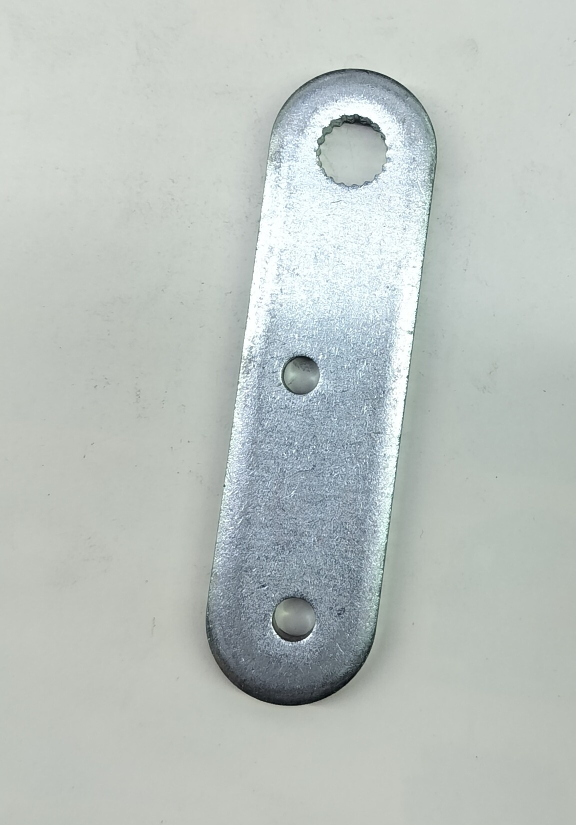
#> input picture grounding/references/parts/bracket/defects/incomplete_embossing/IMG20260824164116.jpg, 1151 x 1650 px, given in place of IMG20260824163907_640.png, which was not available (shown at 1/2 size)
$ python run_rotation_render.py
#> lines starting #> are read from the running program, lines starting #| are printed output that depends on the picture
### grounded_inspector/renderer.py
"""Draw defect annotations from a verdict onto the input image.

Reproduces QMSInspector's marking style so GroundedInspector output looks the
same:
  * the defect region is SEGMENTED to hug the actual defect pixels inside the
    box (rust colour threshold for corrosion, edge/Canny for geometry defects),
    falling back to the plain box when no method applies or segmentation fails;
    dark defects (dark_mark / dark_spot) are drawn as a plain tight box only -
    never an organic polygon;
  * a 30% translucent colour FILL over that region;
  * a high-contrast triple-stroke LOCATOR outline (black halo -> white ->
    colour) around it, thicker for the primary (highest-severity) defect;
  * a dark label chip with white text.
The segmentation/marking here mirrors QMSInspector/inspector/renderer.py. It is a
rendering concern only: the engine (me today, the Anthropic API later) supplies
the verdict geometry; this module draws it. cv2 is optional - without it the
renderer degrades to plain filled boxes.
"""
from __future__ import annotations

import os
from typing import Optional

import numpy as np
from PIL import Image, ImageDraw, ImageFont, ImageOps

from . import loader as C

try:  # cv2 powers the QMS-style segmentation + translucent fill; optional.
    import cv2
except Exception:  # noqa
    cv2 = None

# Per-category segmentation method (QMS decides this by defect type at draw time).
# Values map to _segment_defect(); anything absent draws as a plain filled box.
_SEG_BY_CATEGORY = {
    "corrosion": "rust",
    # Dark defects (dark_mark / dark_spot) draw as a plain tight BOX, never an organic
    # segmented polygon (user requirement: no polygon for dark marks).
    "dent": "edge",
    "edge_chip": "edge",
    "missing_punch": "edge",
    "out_of_round": "edge",
    # QMS traces the serration hole (a circle). Embossing defects draw as a plain
    # bounding box only (no inner character segmentation).
    "serration_missing": "circle",
}
_FILL_ALPHA = 0.30  # QMS blends the colour overlay at 30%.


_STATUS_COLOR = {  # RGB
    "DEFECT": (239, 68, 68),
    "OK": (34, 197, 94),
    "NEEDS_REVIEW": (245, 158, 11),
}


def _catalog_colors() -> dict:
    """category(lower) -> RGB from global catalog + all part configs (BGR stored)."""
    colors = {}
    cat = C.load_global_catalog()
    for name, spec in cat.get("defects", {}).items():
        bgr = spec.get("color")
        if bgr:
            colors[name.lower()] = (bgr[2], bgr[1], bgr[0])
    for part in C.list_parts():
        for name, spec in (part.get("defects", {}) or {}).items():
            bgr = spec.get("color")
            if bgr:
                colors[name.lower()] = (bgr[2], bgr[1], bgr[0])
    return colors


# [60 lines left out: functions _font, _text_size, _text_box, _focus_color, _catalog_display_names, not called in this run]


_DISPLAY_CACHE = None


# [218 lines left out: functions _display_name, _confidence_pct, _defect_label, _bbox_px, _segment_defect, _focus_outline_cv and 3 more, not called in this run]


def _rects_overlap(a, b):
    return not (a[2] <= b[0] or a[0] >= b[2] or a[3] <= b[1] or a[1] >= b[3])


# [182 lines left out: functions _place_label, _draw_label, _qms_ml_label, _draw_qms_ml_chip, _tighten_to_part, _draw_instance_frame, not called in this run]


# --- Verdict safety-net guards (catch a fabricated / hallucinated box before drawing) ---
_OFFPART_MIN_OVERLAP = 0.50   # a box overlapping the part silhouette by less than this is off-part
_MERGE_GAP = 0.05             # normalized max gap between same-category boxes that collapse into one
_MIN_ACTIONABLE_AREA = 0.0004  # normalized area; a lone box smaller than this is a non-actionable speck
# [200 lines left out: functions _part_mask_full, _box_gap, _box_union, _merge_same_category, _clip_bbox_to_part, _sanitize_region_defects, not called in this run]


def render_annotated(image_path: str, verdict: dict, out_path: Optional[str] = None) -> str:
    out_path = out_path or os.path.join(os.path.dirname(image_path), "annotated.png")
    img = Image.open(image_path)
    img = ImageOps.exif_transpose(img).convert("RGB")  # honor camera orientation
    W, H = img.size
    colors = _catalog_colors()
    fscale = max(14, int(min(W, H) * 0.028))
    font = _font(fscale)

    # Collect defect regions. Category-specific segmentation is applied during drawing.
    instances = verdict.get("instances")
    if isinstance(instances, list):
        order = {"DEFECT": 0, "NEEDS_REVIEW": 1, "OK": 2}
        results = [i.get("result", "NEEDS_REVIEW") for i in instances]
        result = min(results, key=lambda r: order.get(r, 3)) if results else "NEEDS_REVIEW"
        groups = [inst.get("defects", []) for inst in instances]
    else:
        result = verdict.get("result", "NEEDS_REVIEW")
        instances = None
        groups = [verdict.get("defects", [])]

    # --- Phase 1: segmentation fills + outlines on a numpy array (cv2) ---------
    arr = np.ascontiguousarray(np.array(img))  # RGB uint8
    base = arr.copy()  # clean pixels for part-silhouette tightening
    # Safety-net verdict cleanup (also catches an API hallucination): drop off-part
    # boxes, merge same-category near boxes, drop lone sub-actionable specks. If a
    # group's boxes are ALL dropped, don't silently pass it - downgrade to review.
    part_mask = _part_mask_full(base, W, H)
    cleaned = []
    for defs in groups:
        had_boxes = bool(defs)
        kept, changed = _sanitize_region_defects(defs, part_mask, base, W, H)
        if changed and had_boxes and not kept \
                and result == "DEFECT":
            result = "NEEDS_REVIEW"
        cleaned.append(kept)
    groups = cleaned
    label_jobs = []  # (anchor, label, col, font)
    # primary = highest-severity defect within each group
    group_primary = [max(defs, key=lambda d: d.get("severity", 0), default=None)
                     for defs in groups]
    # per-instance tight part box (px): shrink a loose instance_bbox to the actual
    # part silhouette so the frame hugs the part and marks scale to it. None when
    # single-part / no instance / the part fills the frame (no frame drawn).
    inst_list = instances if instances is not None else [None] * len(groups)
    inst_boxes = []
    for inst in inst_list:
        if inst is None:
            inst_boxes.append(None)
            continue
        bb = inst.get("instance_bbox")
        if not (isinstance(bb, list) and len(bb) == 4):
            inst_boxes.append(None)
            continue
        x, y, w, h = bb
        if w >= 0.9 and h >= 0.9:  # part fills the photo -> no sub-region frame
            inst_boxes.append(None)
            continue
        px = (int(x * W), int(y * H), int((x + w) * W), int((y + h) * H))
        inst_boxes.append(_tighten_to_part(base, px))
    # mark styling scaled to the tightened part box (fallback to instance style)
    group_style = []
    for gi in range(len(groups)):
        if inst_boxes[gi] is not None:
            bx0, by0, bx1, by1 = inst_boxes[gi]
            side = max(1.0, min(bx1 - bx0, by1 - by0))
            group_style.append(_instance_style_side(side, W, H))
        else:
            group_style.append(_instance_style(inst_list[gi], W, H))
    if cv2 is not None:
        # multiple parts in this one image -> thin bounding boxes only; a single
        # part -> full QMS inner marking (contour + fill) + box.
        multi_part = instances is not None and len(instances) > 1
        overlay = arr.copy()
        for gi, defects in enumerate(groups):
            fnt, thick, _scale = group_style[gi]
            for d in defects:
                job = _fill_and_outline(arr, overlay, d, W, H, colors,
                                        d is group_primary[gi], thick,
                                        multi_part=multi_part)
                if job:
                    anchor, label, col, rrect = job
                    label_jobs.append((anchor, label, col, fnt, rrect))
        cv2.addWeighted(overlay, _FILL_ALPHA, arr, 1 - _FILL_ALPHA, 0, arr)
        img = Image.fromarray(arr)

    draw = ImageDraw.Draw(img)

    # --- Phase 2: PIL labels and instance frames --------------------
    # Draw instance name chips FIRST and record their rects, so region/line defect
    # labels drawn afterwards can dodge them and never get painted over (the cup's
    # "Edge Chip" category label used to hide behind the "Bearing Cup" name chip).
    occupied = []
    for gi in range(len(groups)):
        fnt, _thick, _scale = group_style[gi]
        if instances is not None and inst_boxes[gi] is not None:
            rect = _draw_instance_frame(draw, instances[gi], inst_boxes[gi], W, H, fnt)
            if rect:
                occupied.append(rect)

    if cv2 is not None:
        # Every defect region is a keep-clear zone: seed occupied with ALL defect
        # rects first so no label is painted over a mark (its own or a neighbour's).
        for _a, _l, _c, _f, rrect in label_jobs:
            occupied.append(rrect)
        for anchor, label, col, fnt, _rrect in label_jobs:
            _draw_label(draw, anchor, label, col, fnt, W, H, occupied)

    # All configured defects are region annotations; category-specific segmentation
    # is handled by _SEG_BY_CATEGORY above.
    if cv2 is None:
        for gi, defects in enumerate(groups):
            fnt, _thick, _scale = group_style[gi]
            for d in defects:
                _fallback_box(draw, d, W, H, colors, fnt)

    # QMS marks a clean part with a green border + banner (defect frames carry no
    # extra chrome - only the defect marks/labels themselves).
    if result == "OK":
        gcol = _STATUS_COLOR["OK"]
        draw.rectangle([0, 0, W - 1, H - 1], outline=gcol, width=max(6, int(min(W, H) * 0.01)))
        rf = _font(max(14, int(min(W, H) * 0.03)))
        label = "OK - no defect"
        tw, th = _text_size(draw, label, rf)
        draw.rectangle([8, 8, 8 + tw + 16, 8 + th + 12], fill=gcol)
        draw.text((16, 14), label, fill=(255, 255, 255), font=rf)

    img.save(out_path)
    return out_path


# [12 lines left out: function _fallback_box, not called in this run]

### grounded_inspector/loader.py
"""Configuration loading and resolution for the grounding schema."""
from __future__ import annotations
import glob, json, os
from typing import Dict, List, Optional

ROOT = os.path.dirname(os.path.dirname(os.path.abspath(__file__)))
GROUNDING_DIR = os.path.join(ROOT, "grounding")
PARTS_DIR = os.path.join(GROUNDING_DIR, "parts")
_IMG_EXTS = ("*.jpg", "*.jpeg", "*.png", "*.JPG", "*.JPEG", "*.PNG")


def _read_json(path: str) -> dict:
    with open(path, "r", encoding="utf-8") as fh:
        return json.load(fh)


def load_global_catalog() -> dict:
    return _read_json(os.path.join(GROUNDING_DIR, "defects.json"))


def list_parts() -> List[dict]:
    return [_read_json(p) for p in sorted(glob.glob(os.path.join(PARTS_DIR, "*.json")))]


def _norm(s: str) -> str:
    return (s or "").strip().lower().replace(" ", "_")


# [9 lines left out: function load_part, not called in this run]


def _abs(rel: str) -> str:
    return rel if os.path.isabs(rel) else os.path.join(ROOT, rel)


# [42 lines left out: functions _images_in, pair_exemplars, not called in this run]


def _normalize_decision(spec: dict) -> dict:
    return dict(spec.get("decision") or {})


# [51 lines left out: functions resolve_defects, golden_images, not called in this run]

### test/rotation-test/run_rotation_render.py
from pathlib import Path
from PIL import Image, ImageOps
import shutil
import sys

sys.path.insert(0, str(Path(r'c:\workspace-ai\GroundedInspector').resolve()))
from grounded_inspector import renderer

base = Path(r'c:\workspace-ai\images_640\bracket')
out = base / 'rotation_test'
if out.exists():
    shutil.rmtree(out)
out.mkdir(parents=True, exist_ok=True)

# Anatomy-anchored boxes for the rotated test set. These are not guessed from image
# frame coordinates: they are placed by bracket geometry (largest hole, strap edge,
# VA zone) after the part has been rotated, matching the bundle rules in
# grounding/parts/bracket.json.
manually_tuned = {
    # serration_missing: largest hole, upper-right after 143deg rotation
    'IMG20260824163907_640_rot143.png': (0.595, 0.305, 0.09, 0.09),
    # dark_spot: dark smudge on the top strap edge between the middle and right holes
    'IMG20260824164818_640_mirror.png': (0.50, 0.35, 0.13, 0.09),
    # dark_mark: near-black blotch just below-right of the serrated (left) hole
    'IMG20260824165152_640_rot68.png': (0.30, 0.44, 0.09, 0.09),
    # incomplete_embossing: VA zone between the middle hole and the left plain hole
    'IMG20260824164116_640_rot291.png': (0.38, 0.51, 0.10, 0.08),
}

jobs = [
    ('IMG20260824163907_640.png', 143, 'IMG20260824163907_640_rot143.png', 'serration_missing'),
    ('IMG20260824164818_640.png', None, 'IMG20260824164818_640_mirror.png', 'dark_spot', 'mirror'),
    ('IMG20260824165152_640.png', 68, 'IMG20260824165152_640_rot68.png', 'dark_mark'),
    ('IMG20260824164116_640.png', 291, 'IMG20260824164116_640_rot291.png', 'incomplete_embossing'),
]

for job in jobs:
    src_name, angle, out_name, defect, *rest = job
    src = base / src_name
    img = Image.open(src).convert('RGB')
#> img is the input picture: PIL image 1151x1650 RGB; mean R, G, B 187.4, 194.9, 191.3
    if rest and rest[0] == 'mirror':
        img = ImageOps.mirror(img)
    else:
        img = img.rotate(angle, expand=True, fillcolor=(255, 255, 255), resample=Image.Resampling.BICUBIC)
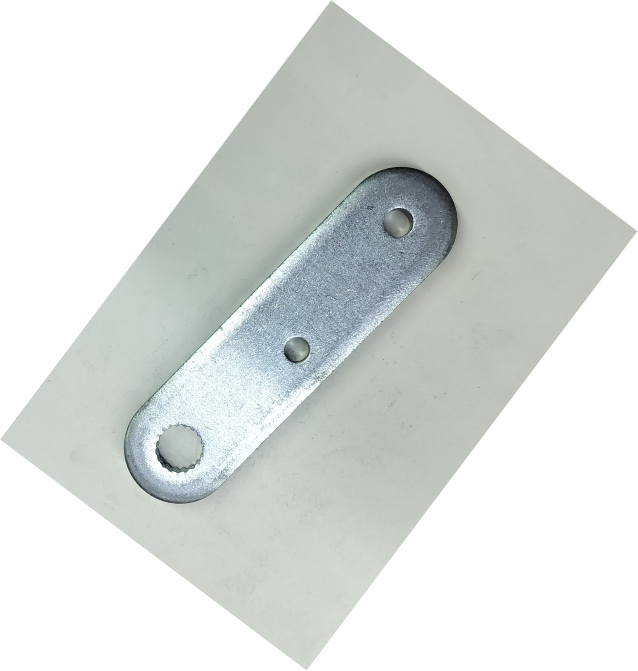
#> img: PIL image 1913x2012 RGB (shown at 1/3 size); mean R, G, B 221.4, 225.1, 223.3

    final_path = out / out_name
    img.save(final_path)

    bbox = manually_tuned[out_name]
    verdict = {
        'result': 'DEFECT',
        'defects': [{
            'category': defect,
            'severity': 4 if defect in {'serration_missing', 'dark_spot', 'dark_mark'} else 3,
            'bbox': list(bbox),
            'display_name': {
                'serration_missing': 'Serration Missing',
                'dark_spot': 'Dark Spots',
                'dark_mark': 'Dark Mark',
                'incomplete_embossing': 'Incomplete/Shallow Embossing',
            }[defect],
        }],
    }
    ann_path = out / f'{final_path.stem}_ANNOTATED.png'
    renderer.render_annotated(str(final_path), verdict, str(ann_path))
#> (the run stopped early here; a loop or call above may not have finished)

$ run again, on grounding/references/parts/bracket/golden/IMG20260824164330.jpg
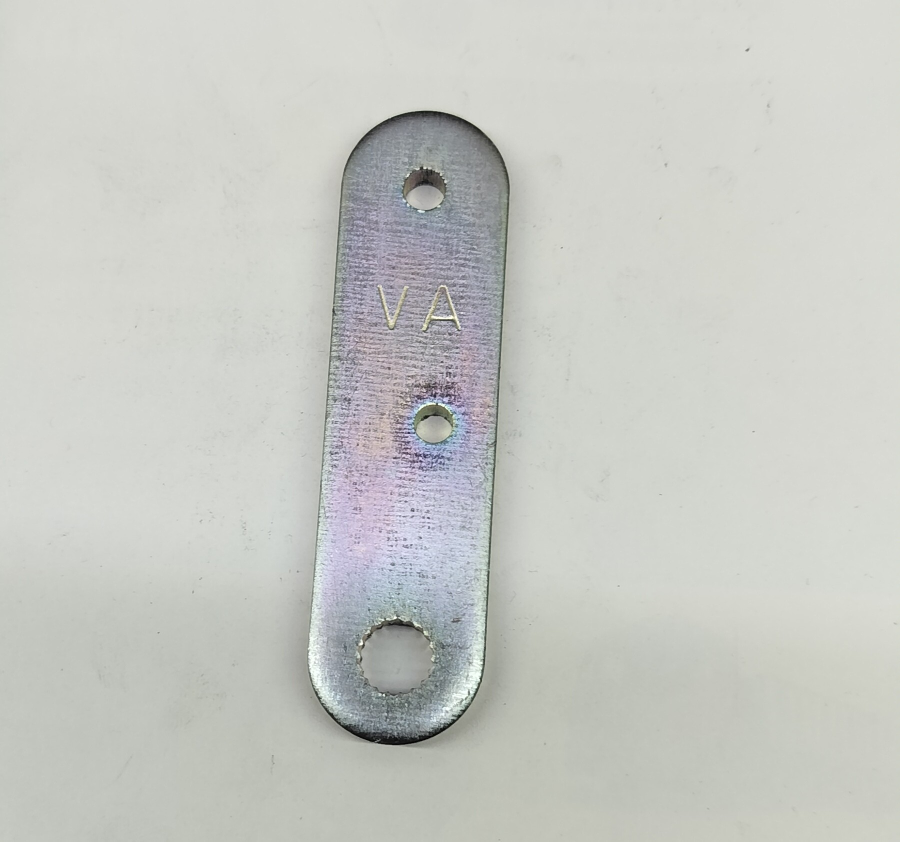
#> input picture grounding/references/parts/bracket/golden/IMG20260824164330.jpg, 1800 x 1683 px, given in place of IMG20260824163907_640.png, which was not available (shown at 1/2 size)
#> img is the input picture: PIL image 1800x1683 RGB; mean R, G, B 199.5, 201.3, 196.5
#> `img = img.rotate(angle, expand=True, fillcolor=(255, 255, 255), resamp..`:
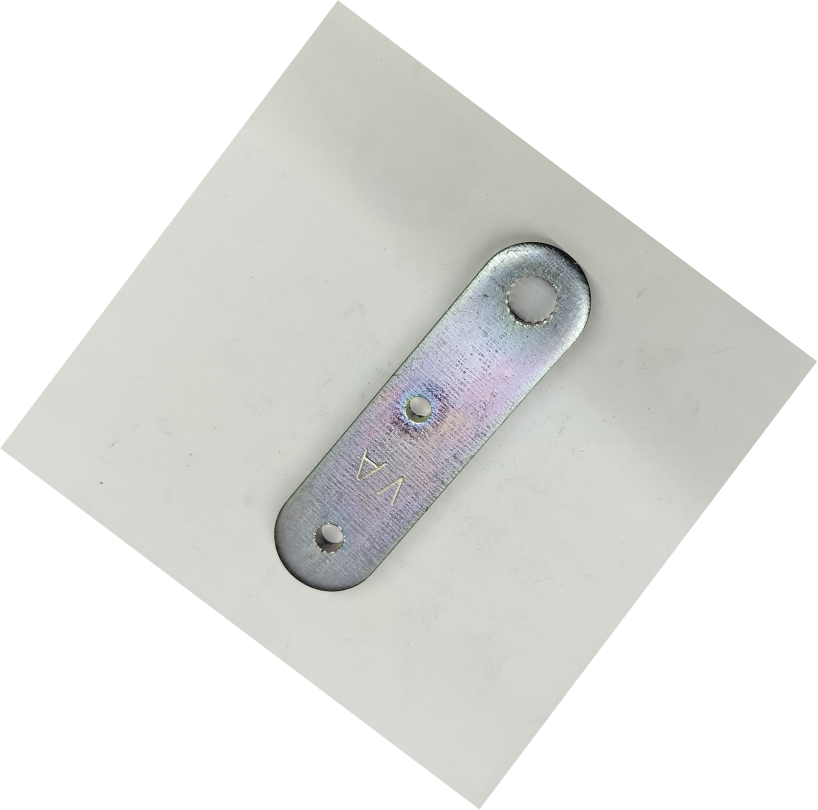
#> img: PIL image 2452x2429 RGB (shown at 1/3 size); mean R, G, B 226.6, 227.5, 225

$ run again, on grounding/references/parts/bracket/golden/IMG20260824164359.jpg
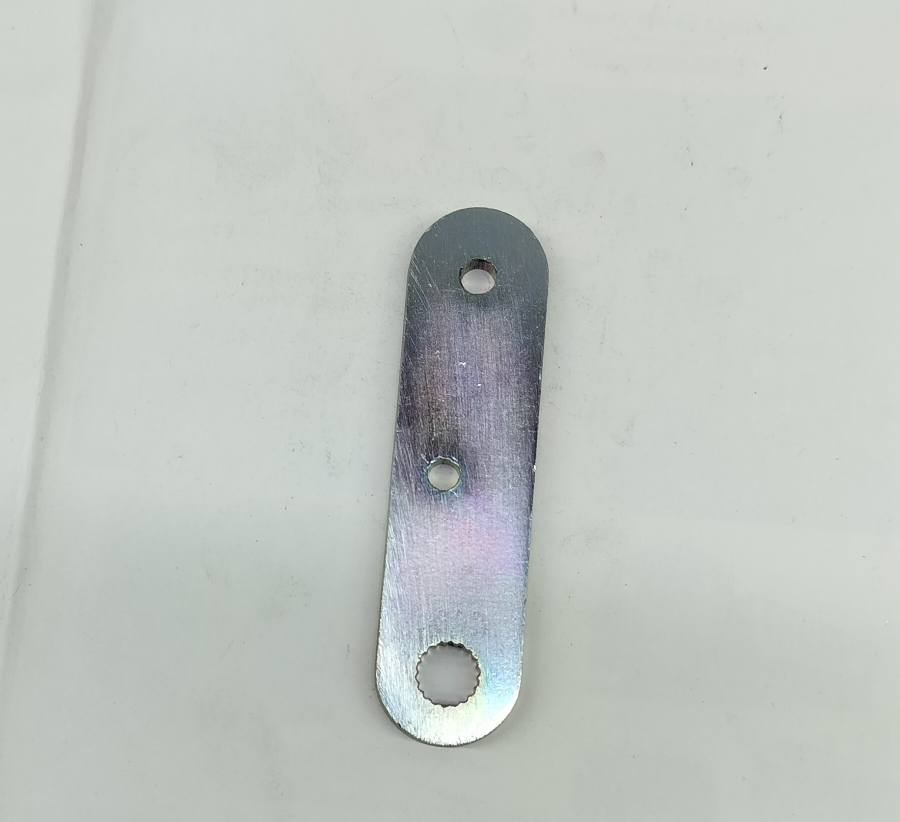
#> input picture grounding/references/parts/bracket/golden/IMG20260824164359.jpg, 1800 x 1643 px, given in place of IMG20260824163907_640.png, which was not available (shown at 1/2 size)
#> img is the input picture: PIL image 1800x1643 RGB; mean R, G, B 192.8, 198.3, 193.7
#> `img = img.rotate(angle, expand=True, fillcolor=(255, 255, 255), resamp..`:
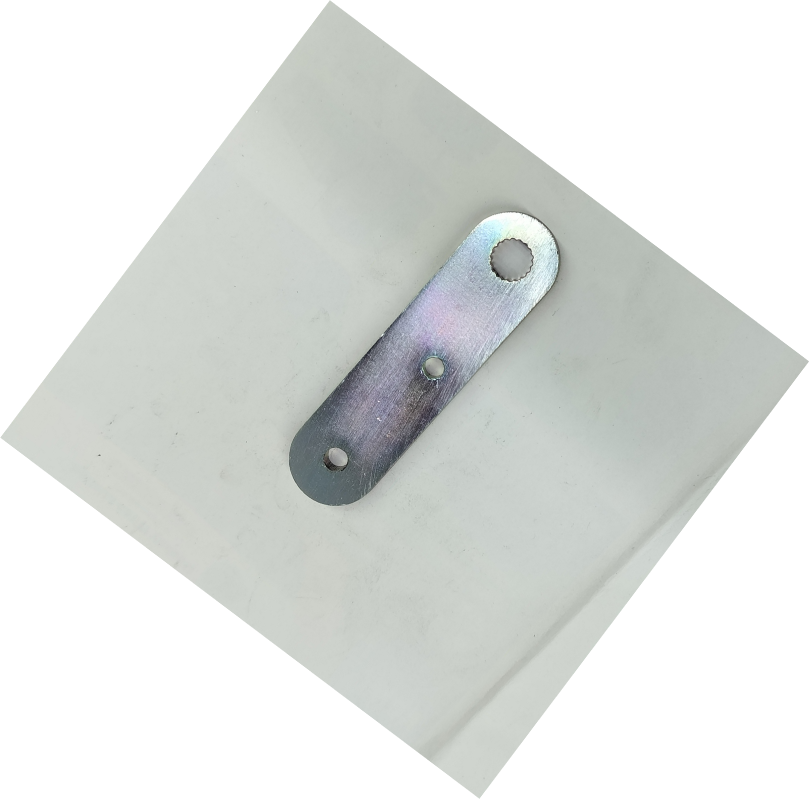
#> img: PIL image 2428x2397 RGB (shown at 1/3 size); mean R, G, B 223.2, 226, 223.6
